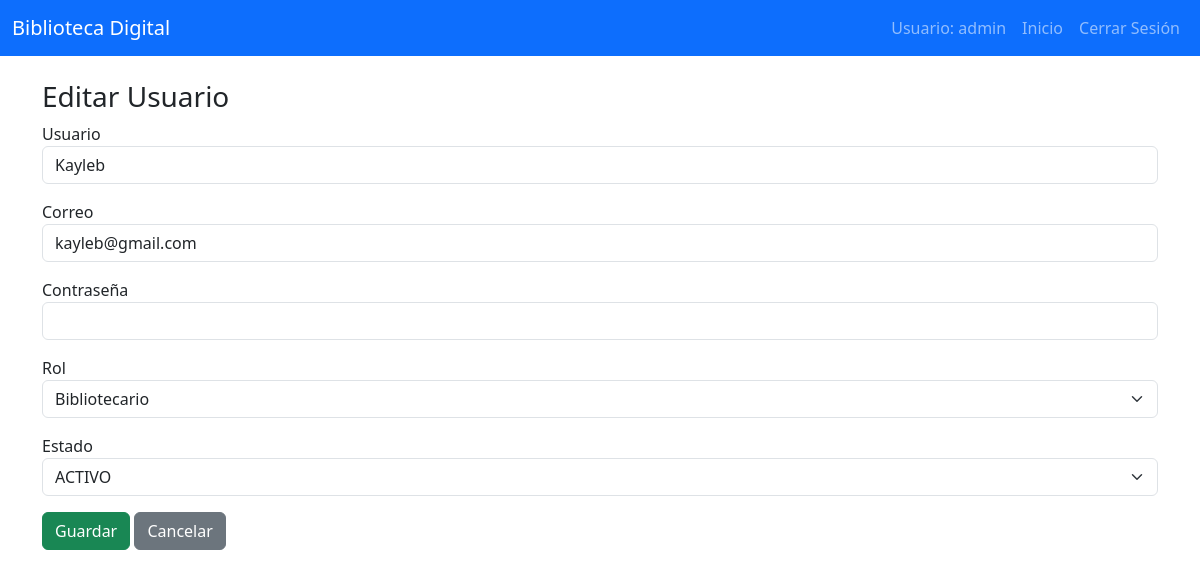
/views/Usuario/usuario_form.php?id=2 (signed in), run on the app's committed database.
### tables this page shows
CREATE TABLE `usuarios` (
  `id_usuario` int(11) NOT NULL,
  `usuario` varchar(50) NOT NULL,
  `correo` varchar(100) NOT NULL,
  `password` varchar(255) NOT NULL,
  `estado` enum('ACTIVO','INACTIVO') DEFAULT 'ACTIVO',
  `fecha_creacion` datetime DEFAULT current_timestamp(),
  `id_rol` int(11) NOT NULL
);

### models/Usuario.php (called while the page is built, shortened)
<?php
if (!class_exists('Usuario')) {
    class Usuario {
        private $conn;
        public function __construct($db){
            $this->conn = $db;
        }
        public function buscarUsuario($id){
            $query = "SELECT * FROM usuarios WHERE id_usuario=:id";
            $stmt = $this->conn->prepare($query);
            $stmt->bindParam(":id", $id, PDO::PARAM_INT);
            $stmt->execute();
            return $stmt->fetch(PDO::FETCH_ASSOC);
        }
    }
}
?>

### views/Usuario/usuario_form.php (the view, shortened to what this page needs)
<?php
require_once __DIR__ . "/../../includes/auth.php";
require_once __DIR__ . "/../../models/Usuario.php";
$usuarioObj = new Usuario($GLOBALS['db']);
$usuario = null;
if(isset($_GET['id'])){
    $usuario = $usuarioObj->buscarUsuario($_GET['id']);
}
?>
<!DOCTYPE html>
<html lang="es">
<head>
    <link href="../../assets/bootstrap/css/bootstrap.min.css" rel="stylesheet">
</head>
<body>
<nav class="navbar navbar-expand-lg navbar-dark bg-primary">
  <div class="container-fluid">
    <a class="navbar-brand" href="#">Biblioteca Digital</a>
    <div class="collapse navbar-collapse">
      <ul class="navbar-nav ms-auto">
        <li class="nav-item">
          <span class="nav-link">Usuario: <?php echo $_SESSION['usuario']; ?></span>
        </li>
        <li class="nav-item">
          <a class="nav-link" href="../dashboard.php">Inicio</a>
        </li>
        <li class="nav-item">
          <a class="nav-link" href="../../logout.php">Cerrar Sesión</a>
        </li>
      </ul>
    </div>
  </div>
</nav>
<div class="container mt-4">
    <h3><?php echo $usuario ? "Editar Usuario" : "Nuevo Usuario"; ?></h3>
    <form action="../../controllers/UsuarioController.php" method="POST">
        <div class="mb-3">
            <label>Usuario</label>
            <input type="text" name="usuario" class="form-control"
                   required value="<?php echo $usuario['usuario'] ?? ''; ?>">
        </div>
        <div class="mb-3">
            <label>Correo</label>
            <input type="email" name="correo" class="form-control"
                   required value="<?php echo $usuario['correo'] ?? ''; ?>">
        </div>
        <div class="mb-3">
            <label>Contraseña <?php echo $usuario ? "" : ""; ?></label>
            <input type="password" name="password" class="form-control"
                   <?php echo $usuario ? "" : "required"; ?>>
        </div>
        <div class="mb-3">
            <label>Rol</label>
            <select name="id_rol" class="form-select" required>
                <option value="2" <?php echo ($usuario && $usuario['id_rol']==2)?'selected':''; ?>>Bibliotecario</option>
            </select>
        </div>
        <div class="mb-3">
            <label>Estado</label>
            <select name="estado" class="form-select" required>
                <option value="ACTIVO" <?php echo ($usuario && $usuario['estado']=='ACTIVO')?'selected':''; ?>>ACTIVO</option>
            </select>
        </div>
        <button type="submit" name="guardar" class="btn btn-success">Guardar</button>
        <a href="usuarios.php" class="btn btn-secondary">Cancelar</a>
    </form>
</div>
</body>
</html>

### data on the page
usuarios: usuario "Kayleb", correo "kayleb@gmail.com", id_rol "Bibliotecario", estado "ACTIVO"

### other printed values
$_SESSION['usuario'] "admin"
